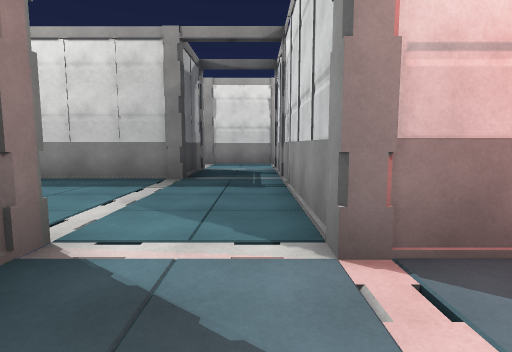
view 1 (above)

16 first-person views from a walk through a Unity game level. The camera is 1.4 m above the floor, tilts 6° down and sees 80° across. The floor is counted in squares, 2 m on a side. Each view is taken from the middle of a square. On the plan, view 1 faces up. The plan holds only what a view shows up to about 10 squares ahead; the rest is blank. The player character is not drawn.

view 2
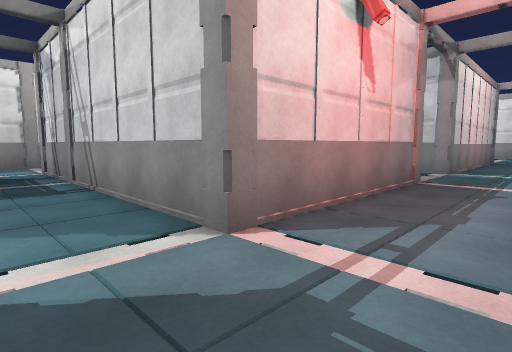

view 3
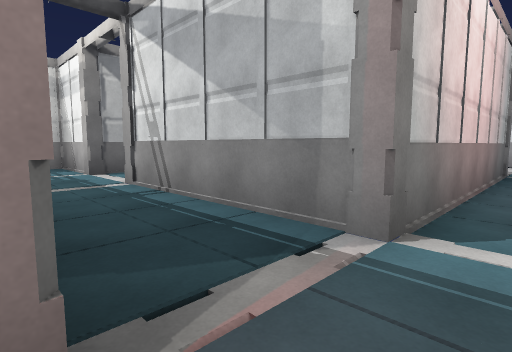

view 4
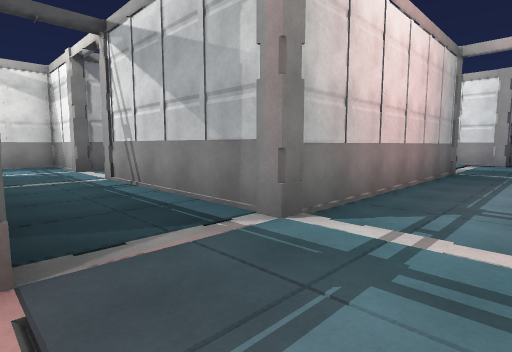

view 5
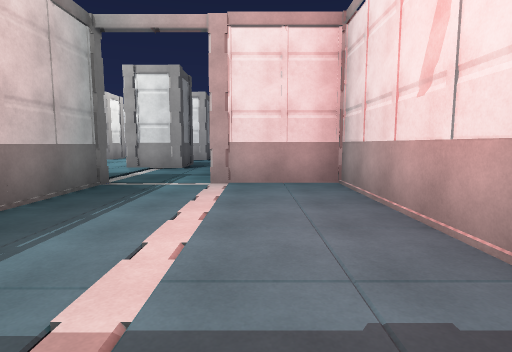

view 6
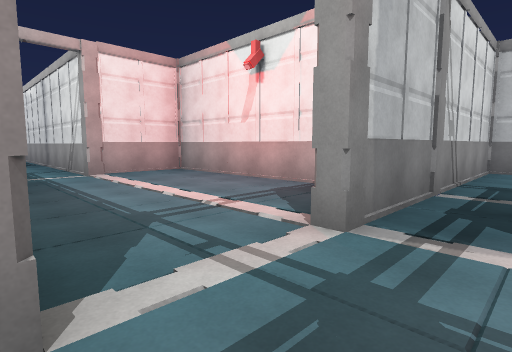

view 7
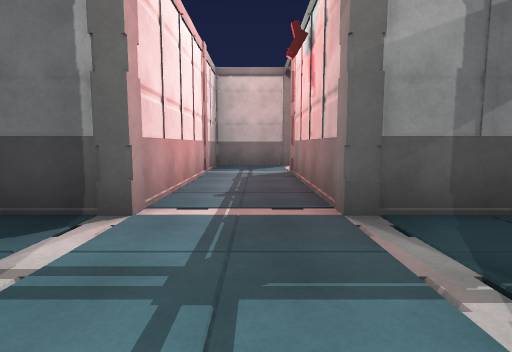

view 8
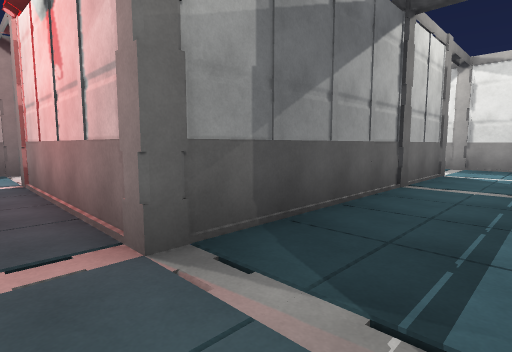

view 9
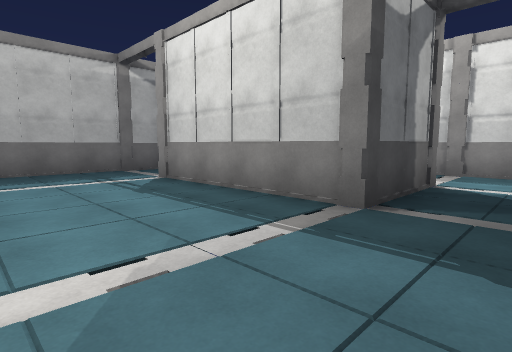

view 10
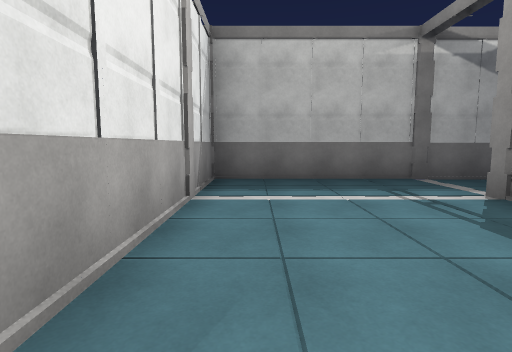

view 11
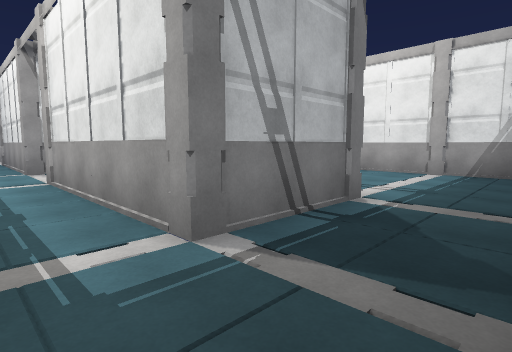

view 12
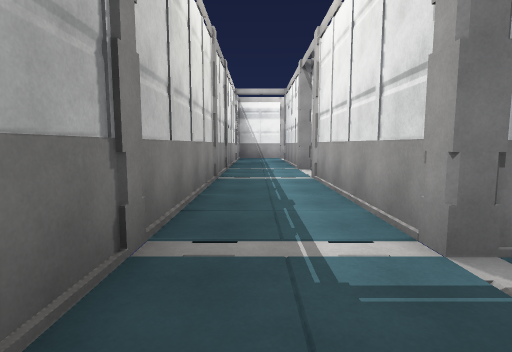

view 13
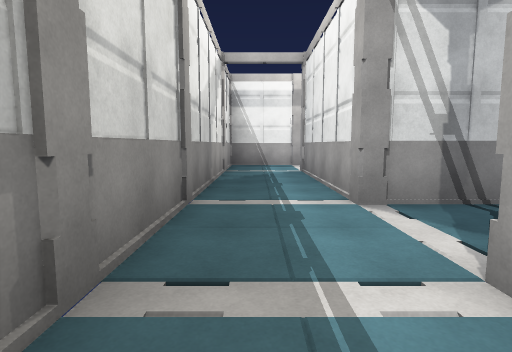

view 14
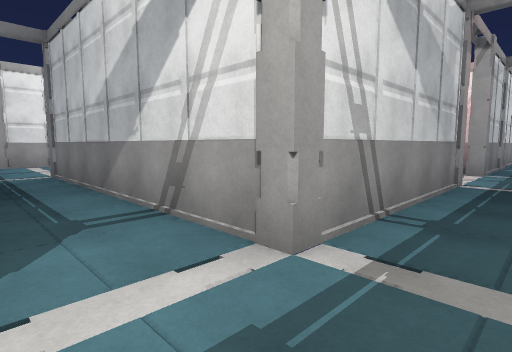

view 15
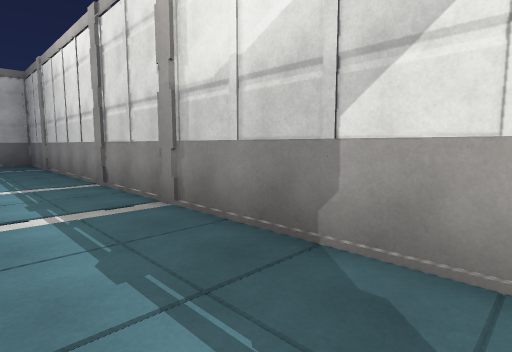

view 16
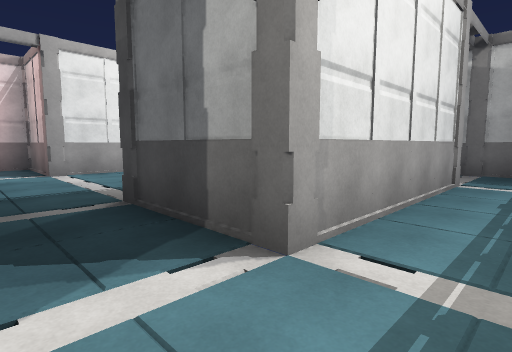

### Floor plan
Points are (right, up) in squares from view 1. A wall is a line through its corners. A room is listed if a view was taken in it or the views show most of it. See-through windows are left out.
Room 1 (views 1, 2, 3, 4, 5, 6, 7, 8, 11, 12, 13, 14, 15, 16)
walls: (7.2, 8.5) (7.2, 10.9) (-8.2, 10.9) (-8.2, 6.5); (0.6, 6.6) (0.6, 8.8) (5.1, 8.8) (5.1, 1.9) (0.6, 1.9); (7.9, -2.6) (13.5, -2.6) (13.5, -0.2); (-1.5, 2.1) (-1.5, -0.2) (5.1, -0.2); (13.9, 1.9) (7.2, 1.9) (7.2, 6.4); (-6.1, 6.2) (-6.1, 8.8) (-1.5, 8.8) (-1.5, 6.2)
ways out: opening at (-7.5, 7.5) to room 2; opening at (-0.5, 2) to room 2; opening at (-0.5, 7.5) to room 2; opening at (6, -1.5); opening at (7, 7.5); opening at (13, 0.5)
objects: other object (0, 2); other object (0, 9); other object (7, 7)
Room 2 (views 9, 10)
walls: (-1.5, 6.2) (-6.1, 6.2); (-8.2, 6.5) (-8.2, 2.1) (-1.5, 2.1); (0.6, 1.9) (0.6, 6.6)
ways out: opening at (-7.5, 7.5) to room 1; opening at (-0.5, 2) to room 1; opening at (-0.5, 7.5) to room 1
objects: other object (0, 6)

Positions as (right, up) in squares from view 1, and headings:
1: (0, 0), facing up
2: (-1, 0), facing up-right
3: (5, 1), facing up-right
4: (5, 0), facing up-right
5: (8, -1), facing right
6: (6, 2), facing down-right
7: (8, 1), facing left
8: (7, 1), facing up-left
9: (0, 3), facing up-left
10: (-2, 3), facing left
11: (-8, 10), facing down-right
12: (-8, 10), facing right
13: (-3, 10), facing right
14: (6, 8), facing down-right
15: (4, 9), facing up-left
16: (0, 10), facing down-left
